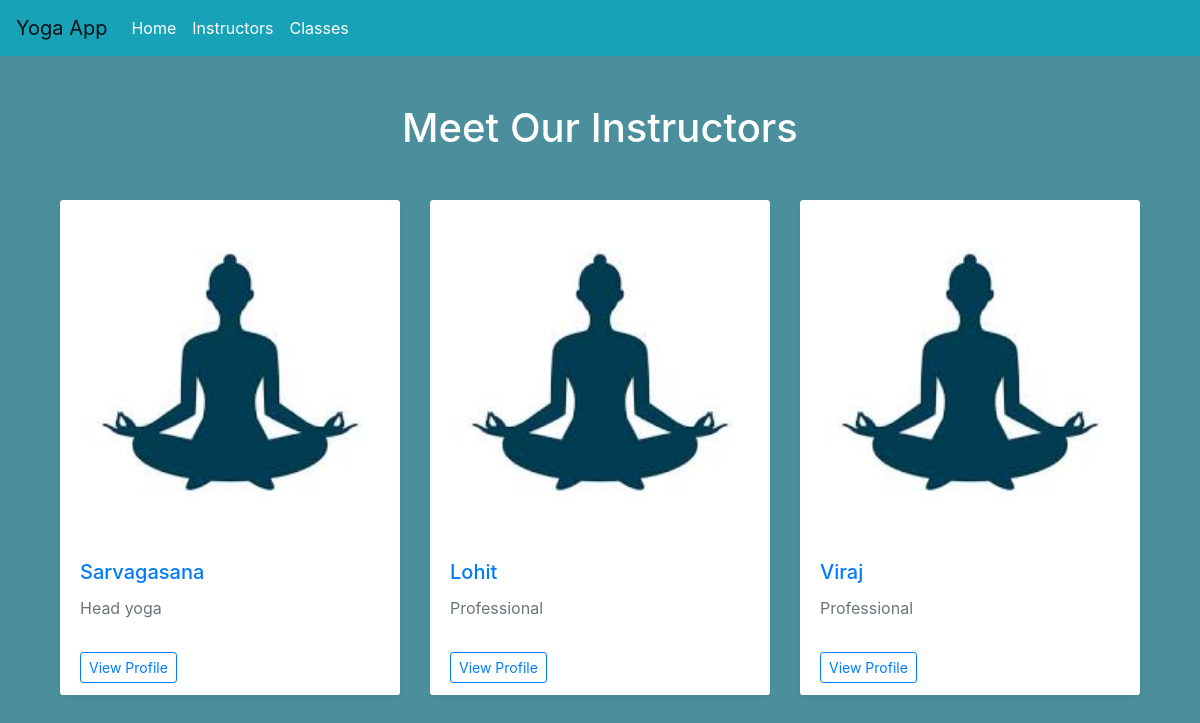
The page /instructors/ on the database its author committed.
### yoga/models.py (models this page shows, shortened)
class Instructor(models.Model):
    name = models.CharField(max_length=100)
    bio = models.TextField(blank=True, null=True)
    email = models.EmailField(blank=True, null=True)

### yoga/views.py (the view)
# urls.py: path('instructors/', views.instructors, name='instructors'),
def instructors(request):
    instructors = Instructor.objects.all()
    return render(request, 'yoga/instructors.html', {'instructors': instructors})

### yoga/templates/yoga/instructors.html (shortened to what this page needs)
{% extends 'yoga/base.html' %}
{% block content %}
<div class="container py-4">
  <h1 class="text-center mb-5 text-white">Meet Our Instructors</h1>
  <div class="row g-4">
    {% for instructor in instructors %}
    <div class="col-md-4">
      <div class="card shadow-sm border-0 h-100">
        {% if instructor.image %}
        <img src="{{ instructor.image.url }}" class="card-img-top rounded-top" alt="{{ instructor.name }}">
        {% else %}
        <img class="card-img-top rounded-top" alt="Default Image">
        {% endif %}
        <div class="card-body">
          <h5 class="card-title text-primary">{{ instructor.name }}</h5>
          <p class="card-text text-muted">{{ instructor.bio|truncatewords:30|default:"No bio available." }}</p>
        </div>
        <div class="card-footer bg-white border-0 text-end">
          <a href="#" class="btn btn-outline-primary btn-sm">View Profile</a>
        </div>
      </div>
    </div>
    {% endfor %}
  </div>
</div>
{% endblock %}

### yoga/templates/yoga/instructors.html (style rules this page uses)
body { background-color: #4c8f9c; }

### rows shown on the page
Instructor: name "Sarvagasana", bio "Head yoga"
Instructor: name "Lohit", bio "Professional"
Instructor: name "Viraj", bio "Professional"
